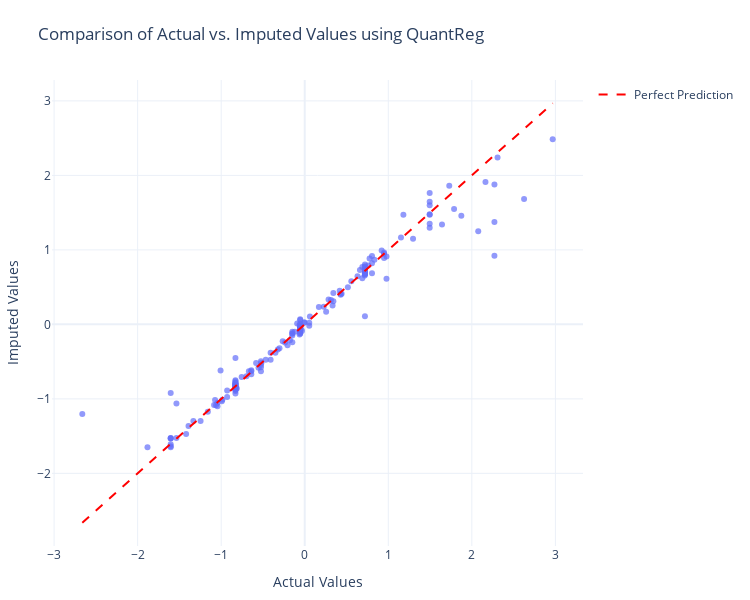

Notebook source saved alongside this figure:
### Markdown cell above
## Evaluating the imputation results

Now let's compare the imputed values with the actual values to evaluate the performance of our imputer. To understand QuantReg's power to capture variability accross quantiles let us find and plot the prediction closest to the true value across quantiles for each data point.

### Code cell
# Define your quantiles
quantiles = list(imputed_values.keys())

# Convert imputed_values dict to a 3D array: (n_samples, n_quantiles)
pred_matrix = np.stack(
    [imputed_values[q].values.flatten() for q in quantiles], axis=1
)

# Actual values flattened
actual = actual_values.values.flatten()

# Compute absolute error matrix: shape (n_samples, n_quantiles)
abs_error = np.abs(pred_matrix - actual[:, None])

# Find index of closest prediction for each sample
closest_indices = abs_error.argmin(axis=1)

# Select the closest predictions
closest_predictions = np.array(
    [pred_matrix[i, idx] for i, idx in enumerate(closest_indices)]
)

# Wrap as DataFrame for plotting
closest_df = pd.DataFrame(
    {
        "Actual": actual,
        "ClosestPrediction": closest_predictions,
    }
)

# Extract median predictions for evaluation
median_predictions = imputed_values[0.5]

# Create a scatter plot comparing actual vs. imputed values
min_val = min(actual_values.min().min(), median_predictions.min().min())
max_val = max(actual_values.max().max(), median_predictions.max().max())

# Create the scatter plot
fig = px.scatter(
    closest_df,
    x="Actual",
    y="ClosestPrediction",
    opacity=0.7,
    title="Comparison of Actual vs. Imputed Values using QuantReg",
)

# Add the diagonal line (perfect prediction line)
fig.add_trace(
    go.Scatter(
        x=[min_val, max_val],
        y=[min_val, max_val],
        mode="lines",
        line=dict(color="red", dash="dash"),
        name="Perfect Prediction",
    )
)

# Update layout
fig.update_layout(
    xaxis_title="Actual Values",
    yaxis_title="Imputed Values",
    width=750,
    height=600,
    template="plotly_white",
    margin=dict(l=50, r=50, t=80, b=50),  # Adjust margins
)

fig.show()

### Figure 1 — Plotly figure (JSON) as saved in the notebook; plotly's stock layout.template omitted (floating-point values rounded to 4 significant figures; data arrays with more than 128 entries replaced by an {"elided": "..."} marker saying what was removed)
{"data": [{"hovertemplate": "Actual=%{x}<br>ClosestPrediction=%{y}<extra></extra>", "legendgroup": "", "marker": {"color": "#636efa", "opacity": 0.7, "symbol": "circle"}, "mode": "markers", "name": "", "orientation": "v", "showlegend": false, "type": "scatter", "x": {"elided": "178 float values"}, "xaxis": "x", "y": {"elided": "178 float values"}, "yaxis": "y"}, {"line": {"color": "red", "dash": "dash"}, "mode": "lines", "name": "Perfect Prediction", "type": "scatter", "x": [-2.662, 2.968], "y": [-2.662, 2.968]}], "layout": {"height": 600, "legend": {"tracegroupgap": 0}, "margin": {"b": 50, "l": 50, "r": 50, "t": 80}, "title": {"text": "Comparison of Actual vs. Imputed Values using QuantReg"}, "width": 750, "xaxis": {"anchor": "y", "domain": [0, 1], "title": {"text": "Actual Values"}}, "yaxis": {"anchor": "x", "domain": [0, 1], "title": {"text": "Imputed Values"}}}}
